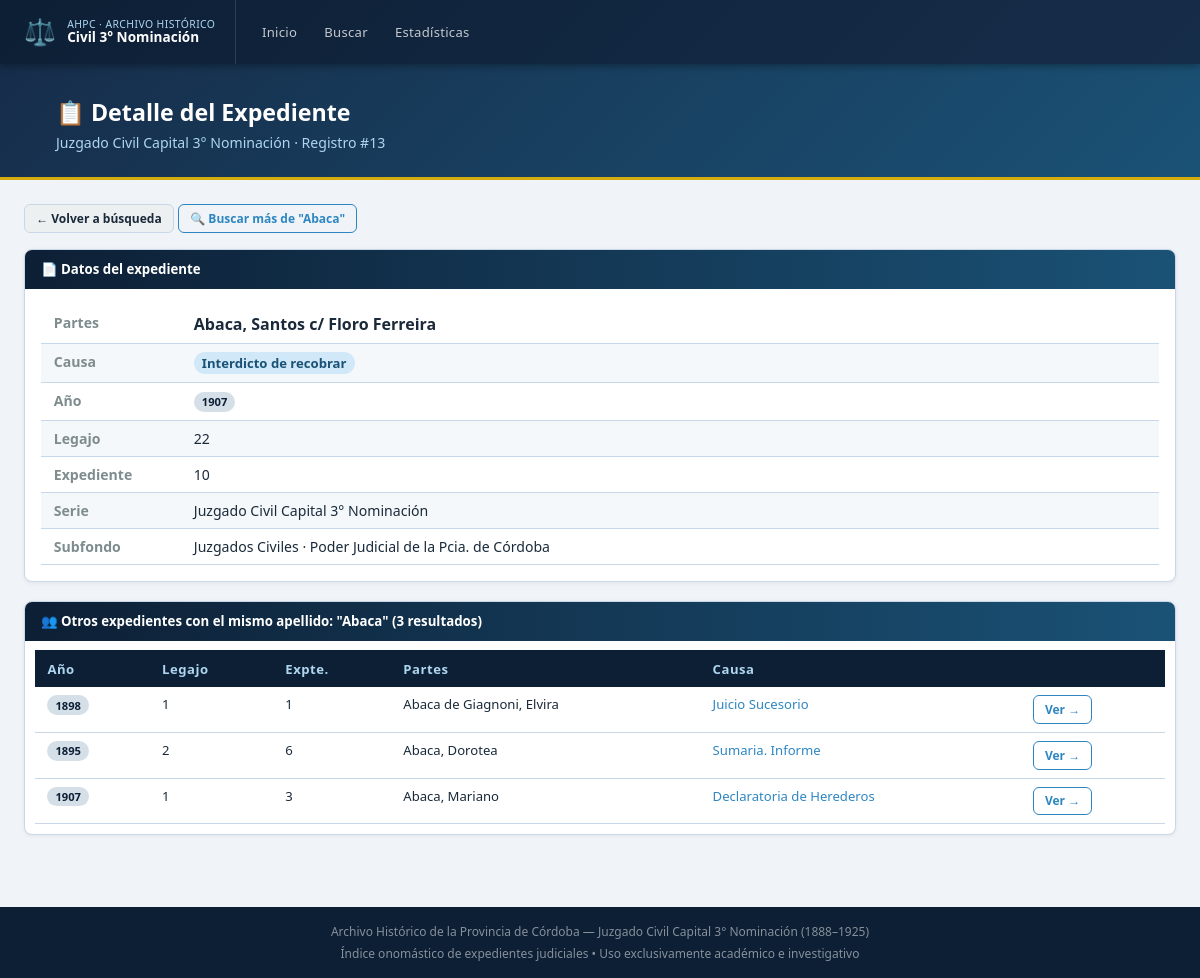
Screenshot of /detalle/13 with the database file from the repository.
### tables this page shows
CREATE TABLE registros (
    id INTEGER PRIMARY KEY AUTOINCREMENT,
    anio INTEGER,
    legajo TEXT,
    expediente TEXT,
    partes TEXT,
    causa TEXT
);

### app.py (the view)
@app.route('/detalle/<int:rid>')
def detalle(rid):
    rows = query("SELECT * FROM registros WHERE id = ?", (rid,))
    if not rows:
        return "Registro no encontrado", 404
    reg = dict(rows[0])
    apellido = reg['partes'].split(',')[0].strip() if reg['partes'] else ''
    otros_partes = []
    if apellido:
        otros_partes = query("""SELECT id, anio, legajo, expediente, partes, causa
                                FROM registros WHERE partes LIKE ? AND id != ?
                                ORDER BY partes ASC, anio ASC LIMIT 50""",
                             (f"{apellido}%", rid))
    return render_template('detalle.html', reg=reg,
                           otros_partes=[dict(r) for r in otros_partes],
                           apellido=apellido)

### app.py (called while the page is built)
def get_db():
    conn = sqlite3.connect(DB_PATH)
    conn.row_factory = sqlite3.Row
    return conn

def query(sql, params=()):
    conn = get_db()
    cur = conn.cursor()
    cur.execute(sql, params)
    rows = cur.fetchall()
    conn.close()
    return rows

### templates/detalle.html (shortened to what this page needs)
{% extends "base.html" %}
{% block content %}
<div class="page-header">
  <div class="container" style="padding-top:0;padding-bottom:0">
    <h1>📋 Detalle del Expediente</h1>
    <p>Juzgado Civil Capital 3° Nominación · Registro #{{ reg.id }}</p>
  </div>
</div>
<div class="container">
  <div style="margin-bottom:1rem">
    <a href="/buscar" class="btn btn-secondary btn-sm">← Volver a búsqueda</a>
    <a href="/buscar?partes={{ apellido|urlencode }}" class="btn btn-outline btn-sm">🔍 Buscar más de "{{ apellido }}"</a>
  </div>
  <div class="card" style="margin-bottom:1.2rem">
    <div class="card-header">📄 Datos del expediente</div>
    <div class="card-body">
      <table style="font-size:.88rem">
        <tbody>
          <tr>
            <td style="width:140px;font-weight:600;color:var(--muted);padding:.5rem .8rem;white-space:nowrap">Partes</td>
            <td style="padding:.5rem .8rem;font-size:1rem;font-weight:600">{{ reg.partes or '—' }}</td>
          </tr>
          <tr style="background:#f5f8fb">
            <td style="font-weight:600;color:var(--muted);padding:.5rem .8rem">Causa</td>
            <td style="padding:.5rem .8rem">
              {% if reg.causa %}
              <a href="/causa/{{ reg.causa|urlencode }}" class="badge badge-blue" style="font-size:.82rem">{{ reg.causa }}</a>
              {% else %}—{% endif %}
            </td>
          </tr>
          <tr>
            <td style="font-weight:600;color:var(--muted);padding:.5rem .8rem">Año</td>
            <td style="padding:.5rem .8rem"><span class="badge badge-navy">{{ reg.anio or '—' }}</span></td>
          </tr>
          <tr style="background:#f5f8fb">
            <td style="font-weight:600;color:var(--muted);padding:.5rem .8rem">Legajo</td>
            <td style="padding:.5rem .8rem">{{ reg.legajo or '—' }}</td>
          </tr>
          <tr>
            <td style="font-weight:600;color:var(--muted);padding:.5rem .8rem">Expediente</td>
            <td style="padding:.5rem .8rem">{{ reg.expediente or '—' }}</td>
          </tr>
          <tr style="background:#f5f8fb">
            <td style="font-weight:600;color:var(--muted);padding:.5rem .8rem">Serie</td>
            <td style="padding:.5rem .8rem">Juzgado Civil Capital 3° Nominación</td>
          </tr>
          <tr>
            <td style="font-weight:600;color:var(--muted);padding:.5rem .8rem">Subfondo</td>
            <td style="padding:.5rem .8rem">Juzgados Civiles · Poder Judicial de la Pcia. de Córdoba</td>
          </tr>
        </tbody>
      </table>
    </div>
  </div>
  {% if otros_partes %}
  <div class="card">
    <div class="card-header">👥 Otros expedientes con el mismo apellido: "{{ apellido }}" ({{ otros_partes|length }} resultado{{ 's' if otros_partes|length != 1 }})</div>
    <div class="card-body" style="padding:.6rem">
      <div class="tbl-wrap">
        <table>
          <thead>
            <tr><th>Año</th><th>Legajo</th><th>Expte.</th><th>Partes</th><th>Causa</th><th></th></tr>
          </thead>
          <tbody>
            {% for o in otros_partes %}
            <tr>
              <td><span class="badge badge-navy">{{ o.anio or '—' }}</span></td>
              <td>{{ o.legajo or '' }}</td>
              <td>{{ o.expediente or '' }}</td>
              <td>{{ o.partes or '' }}</td>
              <td><a href="/causa/{{ o.causa|urlencode }}">{{ o.causa or '' }}</a></td>
              <td><a href="/detalle/{{ o.id }}" class="btn btn-outline btn-sm">Ver →</a></td>
            </tr>
            {% endfor %}
          </tbody>
        </table>
      </div>
    </div>
  </div>
  {% endif %}
</div>
{% endblock %}

### templates/base.html (style rules this page uses)
:root { --navy: #0d1f35; --navy2: #162d4a; --blue: #1a5276; --accent: #2e86c1; --light: #aed6f1; --gold: #d4ac0d; --bg: #f0f4f8; --card: #ffffff; --text: #1a2a3a; --muted: #7f8c8d; --border: #c8d8e8; }
*, *::before, *::after { box-sizing: border-box; margin: 0; padding: 0; }
body { font-family: 'Segoe UI', system-ui, sans-serif; background: var(--bg); color: var(--text); min-height: 100vh; }
.page-header { background: linear-gradient(135deg, var(--navy2) 0%, var(--blue) 100%); color: #fff; padding: 2rem 2rem 1.6rem; border-bottom: 3px solid var(--gold); }
.page-header h1 { font-size: 1.45rem; font-weight: 700; }
.page-header p { font-size: .88rem; color: var(--light); margin-top: .3rem; }
.container { max-width: 1200px; margin: 0 auto; padding: 1.5rem 1.5rem; }
.card { background: var(--card); border: 1px solid var(--border); border-radius: 8px; overflow: hidden; box-shadow: 0 1px 4px rgba(0,0,0,.07); }
.card-header { background: linear-gradient(90deg, var(--navy) 0%, var(--blue) 100%); color: #fff; padding: .65rem 1rem; font-size: .83rem; font-weight: 600; display: flex; align-items: center; gap: .5rem; }
.card-body { padding: 1rem; }
.tbl-wrap { overflow-x: auto; }
table { width: 100%; border-collapse: collapse; font-size: .82rem; }
table thead th { background: var(--navy); color: var(--light); padding: .6rem .8rem; text-align: left; font-weight: 600; letter-spacing: .04em; white-space: nowrap; }
table tbody tr { border-bottom: 1px solid var(--border); transition: background .1s; }
table tbody td { padding: .5rem .8rem; vertical-align: top; }
table tbody td a { color: var(--accent); text-decoration: none; }
.badge { display: inline-block; padding: .15rem .5rem; border-radius: 12px; font-size: .7rem; font-weight: 600; white-space: nowrap; }
.badge-blue { background: #d0e8f8; color: var(--blue); }
.badge-navy { background: #d5dfe8; color: var(--navy); }
.btn { display: inline-flex; align-items: center; gap: .4rem; padding: .55rem 1.1rem; border-radius: 6px; font-size: .83rem; font-weight: 600; cursor: pointer; border: none; transition: all .15s; text-decoration: none; }
.btn-secondary { background: #ecf0f1; color: var(--text); border: 1px solid var(--border); }
.btn-outline { background: transparent; color: var(--accent); border: 1.5px solid var(--accent); }
.btn-sm { padding: .3rem .7rem; font-size: .75rem; }

### rows the page displays
registros: id "13", partes "Abaca, Santos c/ Floro Ferreira", causa "Interdicto de recobrar", anio "1907", legajo "22", expediente "10"
registros: anio "1898", legajo "1", expediente "1", partes "Abaca de Giagnoni, Elvira", causa "Juicio Sucesorio"
registros: anio "1895", legajo "2", expediente "6", partes "Abaca, Dorotea", causa "Sumaria. Informe"
registros: anio "1907", legajo "1", expediente "3", partes "Abaca, Mariano", causa "Declaratoria de Herederos"

### other values shown
{{ apellido }} "Abaca"
{{ otros_partes|length }} "3"
{{ 's' if otros_partes|length != 1 }} "s"
